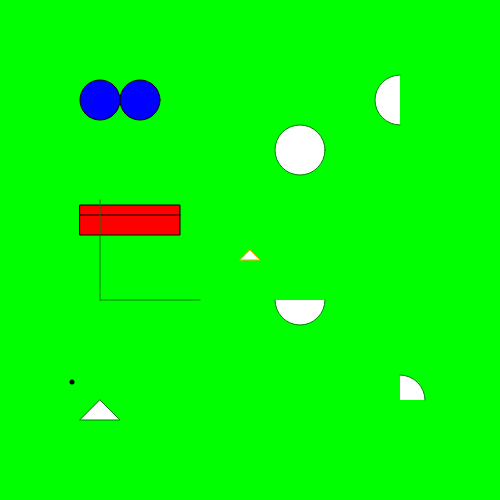
Frame 1 (no input)
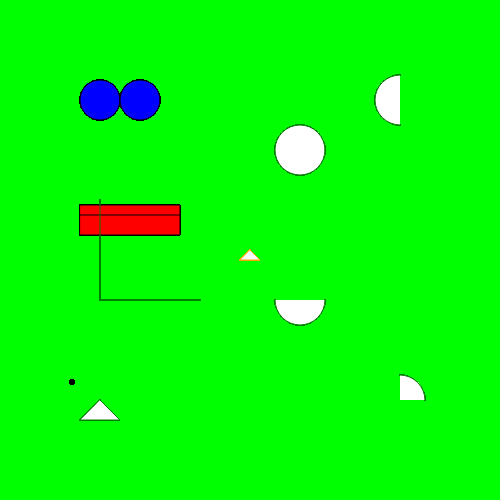
Frame 60 (no input)
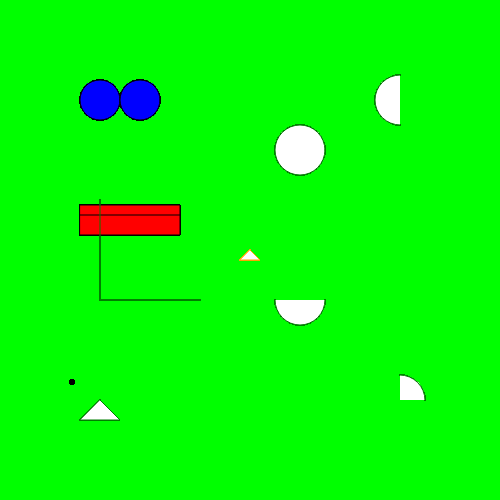
Frame 120 (the mouse pressed at the canvas centre since frame 60)

The p5.js sketch that drew these frames (run headless with seeded random() and noise() and a simulated clock; from frame 60 on, the mouse is pressed at the canvas centre):

// p5.js sketch
// ── sketch.js
var eyeSize = 40;

var mouthX = 80;
var mouthY = 205;

function setup() {
  // put setup code here
  createCanvas(500,500);
  background(0,255,0);
}

function draw() {
  // put drawing code here
  //defaut fill,stroke,strokeWeight
  fill("white");
  stroke(0);
  strokeWeight(1);

  fill("blue"); //css color
  ellipse(100,100,eyeSize,eyeSize); //left eye

  ellipse(140,100,eyeSize,eyeSize); //right eye

  fill(255,0,0); //RGB color
  rect(mouthX,mouthY,100,30); //mouth

  fill(255); //grayscale color
  strokeWeight(5);
  point(72,382); //mole

  strokeWeight(1);
  line(80,215,180,215); //mouth split

  //width and height
  //width/2 center point of width, height/2 center point of height
  //console.log("width " + width);
  //console.log("height " + height);

  stroke("orange");
  triangle(width/2,height/2,width/2 + 10,height/2 + 10,width/2 - 10, height/2 + 10);
  //point

  stroke(0,127,0);
  arc(300,300,50,50,0,PI);
  arc(400,400,50,50,PI+HALF_PI,0);
  arc(300,150,50,50,0,TWO_PI);
  arc(400,100,50,50,HALF_PI,PI+HALF_PI);

  triangle(100,400,120,420,80,420);

  line(100,300,200,300); //horizontal line, use a common y value
  line(100,200,100,300); //vertical line, use a common x value


} //end of draw
